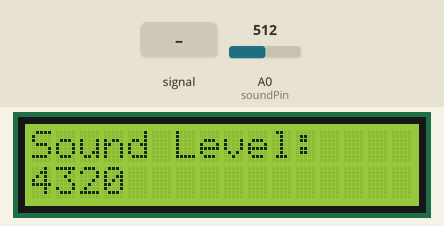
Simulated run of this sketch. Board: Arduino Uno, built with avr-gcc and run on an emulated ATmega328P. On the bench: 16×2 character LCD. The test bench sets the inputs (shaded band); at power-on: A0 (soundPin) = 512. What the sketch prints to the serial monitor is not drawn.

Above: at 1.2 s.
1.3 s: A0 (soundPin) fed a 200 Hz sine of ±81 counts around its level
At 2.0 s:
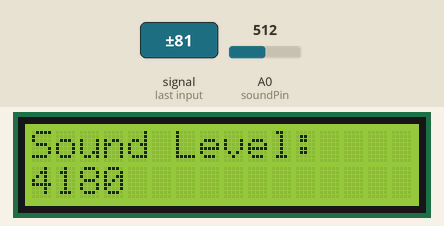
3.6 s: A0 (soundPin) set to 716
At 4.9 s:
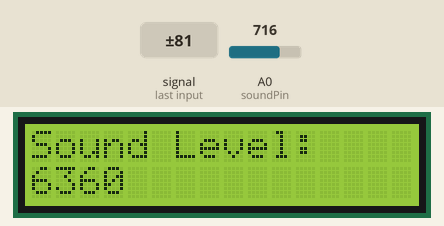
5.2 s: A0 (soundPin) fed a 1000 Hz sine of ±255 counts around its level
At 5.7 s:
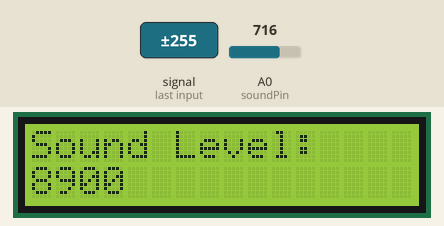
7.3 s: A0 (soundPin) set to 900
At 8.2 s:
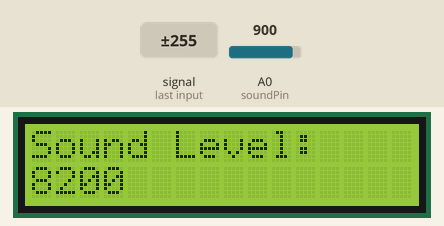
8.8 s: A0 (soundPin) set to 1023
At 10.4 s:
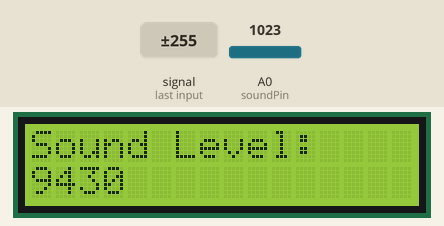
Timing chart, 0 to 11.4 s (numbered marks = the images above; inputs shaded):
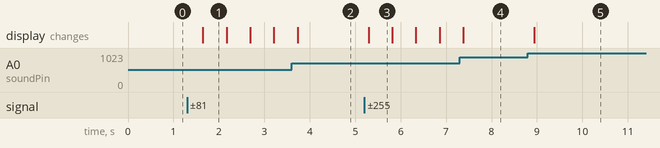

The sketch:

addition.ino
```cpp
#include <Wire.h>
#include <LiquidCrystal_I2C.h>

char array1[]="Sound Level: "; //the string to print on the LCD
int tim = 500; //the value of the delay time
int soundPin = A0; //assuming the sound signal is connected to analog pin A0
LiquidCrystal_I2C lcd(0x27, 16, 2); //set the LCD address to 0x27 for a 16 chars and 2 line display

void setup()
{
  lcd.init(); //initialize the led
  lcd.backlight(); //open the backlight
  Serial.begin(9600);
}

void loop()
{
  lcd.clear(); //Clears the LCD screen and positions the cursor in the upper-left corner.
  lcd.setCursor(0, 0); //set the cursor to column 0, line 0
  lcd.print(array1); //print the string to LCD

  int value = analogRead(soundPin); //read the value from the sound sensor
  value = (value - 80) * 10;
  if(value < 0)
  value = 0;
  lcd.setCursor(0, 1); //set the cursor to column 0, line 1
  lcd.print(value); //print the value to the LCD

  Serial.println(value); //also print the value to the Serial monitor
  delay(tim); //wait for 500 milliseconds
}
```

Measured:
- after the input at 1.3 s, the display: changes after 0.35 s (image 1)
- after the input at 5.2 s, the display: changes after 0.09 s (image 3)
- after the input at 8.8 s, the display: changes after 0.14 s (image 5)
- what the display in image 1 shows lasts 0.6 s, from 1.6 s to 2.2 s
